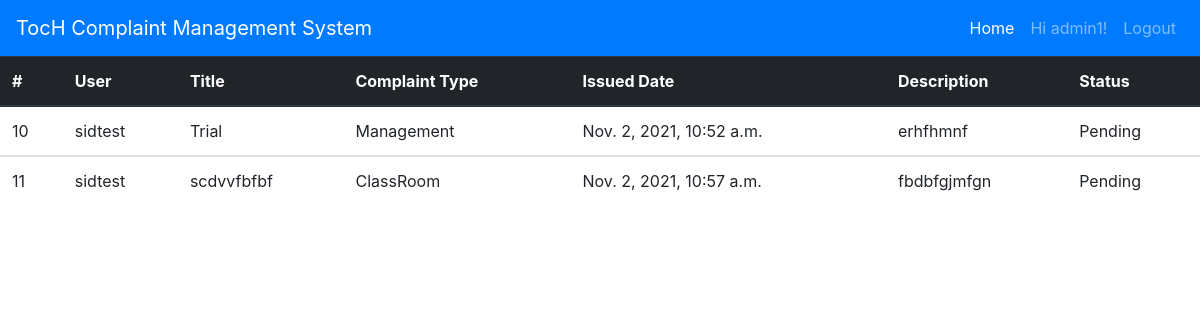
/dashboard (signed in), run on an earlier commit of the app's database.
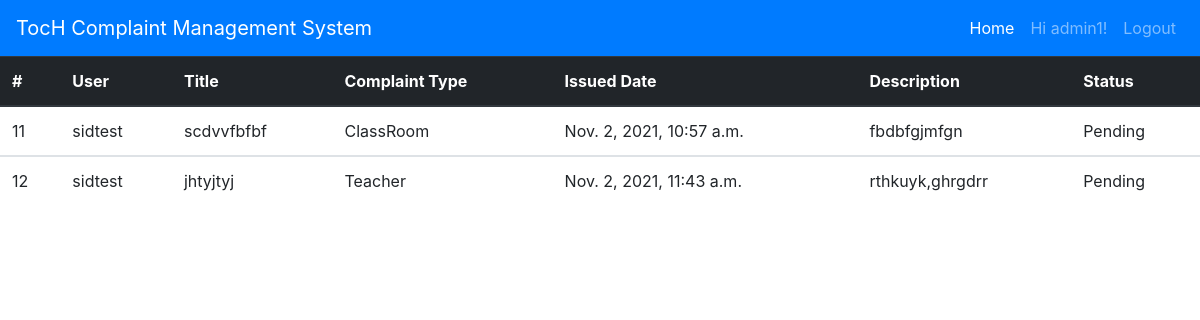
And on a later commit of the database.
### backend/models.py (models this page shows, shortened)
class Complaint(models.Model):
    STATUS            = ((1,'Solved'),(2, 'InProgress'),(3,'Pending'))
    TYPE              = (('ClassRoom',"ClassRoom"),('Teacher',"Teacher"),('Management',"Management"),('College',"College"),('Other',"Other"))
    Title             = models.CharField(max_length=200, blank=False, null=True)
    user              = models.ForeignKey(Account, on_delete=models.CASCADE, default=None)
    Type_of_complaint = models.CharField(choices=TYPE, null=True, max_length=200)
    Description       = models.TextField(max_length=4000, blank=False, null=True)
    Time              = models.DateTimeField(verbose_name="time created", auto_now_add=True)
    status            = models.IntegerField(choices=STATUS, default=3)
    def __init__(self, *args, **kwargs):
        super(Complaint, self).__init__(*args, **kwargs)
        self.__status = self.status

### accounts/models.py (models this page shows, shortened)
class Account(AbstractBaseUser):
    DEPT = (
        ('CSE', 'Computer Science & Engineering (CSE)'),
        ('IT', 'Information Technology (IT)'),
        ('SF', 'Fire & Safety (SE)'),
        ('ME', 'Mechanical Engineering (ME)'),
        ('ECE', 'Electronics & Communication (ECE)'),
        ('EEE', 'Electrical & Electronics (EEE'),
    )
    email           = models.EmailField(verbose_name="email", max_length=60, unique=True)
    username        = models.CharField(max_length=40)
    employeeId      = models.CharField(max_length=20, unique=True)
    phone_regex     = RegexValidator(regex=r'^\d{10,10}$', message="Phone number must contain only numbers:Up to 10 digits allowed.")
    phone           = models.CharField(validators=[phone_regex], max_length=10)
    department      = models.CharField(max_length=4, choices=DEPT,default='Computer Science & Engineering (CSE)')
    date_joined     = models.DateTimeField(verbose_name="date joined", auto_now_add=True)
    last_login      = models.DateTimeField(verbose_name="last login", auto_now=True)
    is_admin        = models.BooleanField(default=False)
    is_active       = models.BooleanField(default=True)
    is_staff        = models.BooleanField(default=False)
    is_superuser    = models.BooleanField(default=False)
    objects = MyAccountManager()
    USERNAME_FIELD  = 'email'
    REQUIRED_FIELDS = ['username']
    def __str__(self):
        return self.username

### accounts/decorators.py (the view)
        def wrapper_func(request, *args, **kwargs):
            print("Working")
            return view_func(request, *args, **kwargs)

### backend/views.py (called while the page is built)
@allowed_users(allowed_roles=['admin'])
@login_required(login_url='login')
def dashboard(request):
    coms = Complaint.objects.all
    args = {'coms':coms}
    return render(request, 'backend/dashboard.html', args)

### backend/templates/backend/dashboard.html (shortened to what this page needs)
<!DOCTYPE html>
<html lang="en">
<head>
    <link rel="stylesheet" href="https://stackpath.bootstrapcdn.com/bootstrap/4.1.3/css/bootstrap.min.css">
</head>
<body>
<nav class="navbar navbar-expand-lg navbar navbar-dark bg-primary">
    <a class="navbar-brand" href="">TocH Complaint Management System</a>
    <div class="collapse navbar-collapse" id="navbarNav">
      <ul class="navbar-nav ml-auto">
        <li class="nav-item active">
          <a class="nav-link" href="{% url 'index' %}">Home <span class="sr-only">(current)</span></a>
        </li>
        <li class="nav-item">
          <a class="nav-link" href="#">Hi {{user.username}}!</a>
        </li>
        <li class="nav-item">
          <a class="nav-link" href="{% url 'logout' %}">Logout</a>
        </li>
      </ul>
    </div>
  </nav>
  <table class="table">
        <thead class="thead-dark">
          <tr>
            <th scope="col">#</th>
            <th scope="col">User</th>
            <th scope="col">Title</th>
            <th scope="col">Complaint Type</th>
            <th scope="col">Issued Date</th>
            <th scope="col">Description</th>
            <th scope="col">Status</th>
          </tr>
        </thead>
        {% for data in coms %}
        <tbody>
          <tr>
            <td>{{data.id}}</td>
            <td>{{data.user}}</td>
            <td>{{data.Title}}</td>
            <td>{{data.Type_of_complaint}}</td>
            <td>{{data.Time}}</td>
            <td>{{data.Description}}</td>
            <td>{{data.get_status_display}}</td>
          </tr>
        </tbody>
        {% endfor %}
      </table>
</body>
</html>

What changed in the data, as far as the page shows it:
removed Complaint: id "10", user "sidtest", Title "Trial", Type_of_complaint "Management", Time "Nov. 2, 2021, 10:52 a.m.", Description "erhfhmnf", status "Pending"
added Complaint: id "12", user "sidtest", Title "jhtyjtyj", Type_of_complaint "Teacher", Time "Nov. 2, 2021, 11:43 a.m.", Description "rthkuyk,ghrgdrr", status "Pending"
